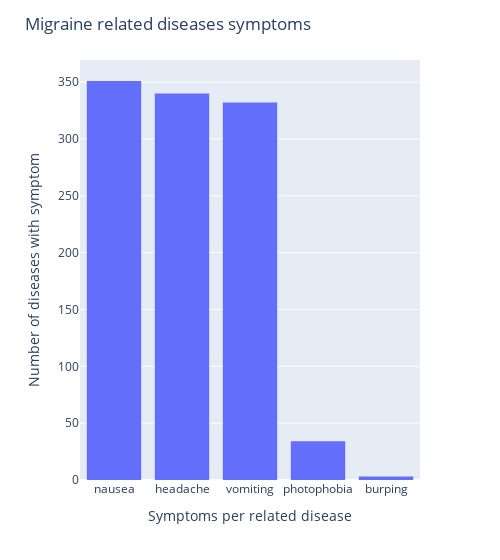

The code cell stored with this chart in its notebook:
### Code cell
import plotly.express as px
fig = px.histogram(symptoms_count, y=symptoms_count["count"], x=symptoms_count.index)
fig.update_layout(
title="Migraine related diseases symptoms",  # Set the title
xaxis_title="Symptoms per related disease",  # Set the x-axis label
yaxis_title="Number of diseases with symptom",  # Set the y-axis label
width=500) 
fig.show()

### Figure 1 — Plotly figure (JSON) as saved in the notebook; plotly's stock layout.template omitted (floating-point values rounded to 4 significant figures)
{"data": [{"alignmentgroup": "True", "bingroup": "x", "histfunc": "sum", "hovertemplate": "symptoms=%{x}<br>sum of count=%{y}<extra></extra>", "legendgroup": "", "marker": {"color": "#636efa", "pattern": {"shape": ""}}, "name": "", "offsetgroup": "", "orientation": "v", "showlegend": false, "type": "histogram", "x": ["nausea", "headache", "vomiting", "photophobia", "burping"], "xaxis": "x", "y": [351, 340, 332, 34, 3], "yaxis": "y"}], "layout": {"barmode": "relative", "legend": {"tracegroupgap": 0}, "margin": {"t": 60}, "title": {"text": "Migraine related diseases symptoms"}, "width": 500, "xaxis": {"anchor": "y", "domain": [0, 1], "title": {"text": "Symptoms per related disease"}}, "yaxis": {"anchor": "x", "domain": [0, 1], "title": {"text": "Number of diseases with symptom"}}}}
